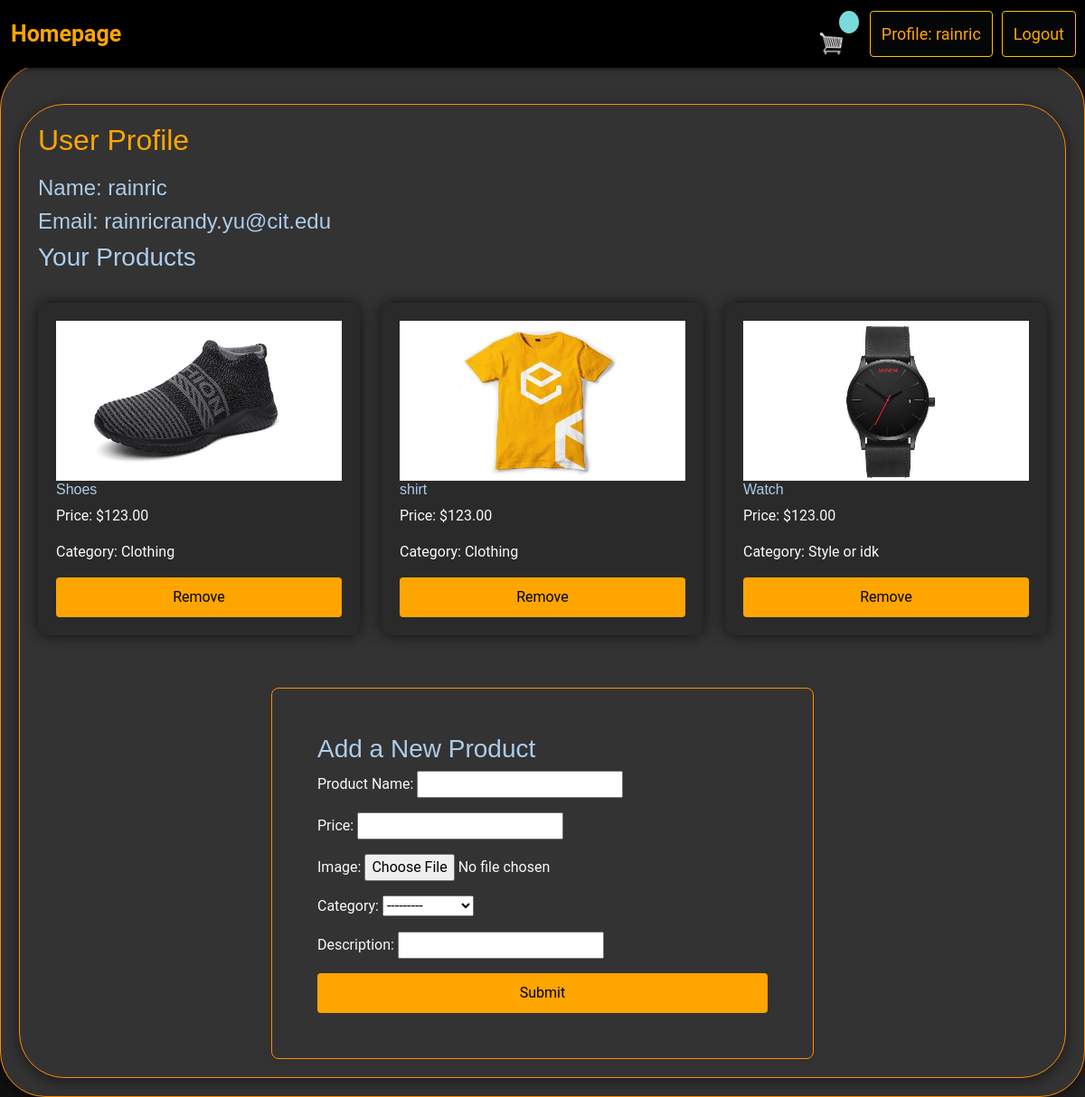
The app's page /profile/ (signed in) with its own data.
### store/models.py (models this page shows, shortened)
class Product(models.Model):
	name = models.CharField(max_length=200)
	price = models.DecimalField(max_digits=10, decimal_places=2)
	image = models.ImageField(upload_to='products/')
	category = models.ForeignKey(Category, on_delete=models.CASCADE)
	user = models.ForeignKey(User, on_delete=models.SET_NULL, null=True, related_name='products')
	description = models.CharField(max_length=200, null=True, default="")

class Category(models.Model):
    name = models.CharField(max_length=200, default="Default")
    def __str__(self):
        return self.name

### store/views.py (the view)
# urls.py: path('profile/', views.profile, name='profile'),
@login_required
def profile(request):
    user = request.user
    products = user.products.all()
    if request.method == 'POST':
        form = ProductForm(request.POST, request.FILES)
        if form.is_valid():
            product = form.save(commit=False)
            product.user = user
            product.save()
            return redirect('/profile')
    else:
        form = ProductForm()
    context = {
        'user': request.user,
        'products': request.user.products.all(),
        'form': form,
        }
    return render(request, 'store/profile.html', context)

### store/forms.py
class ProductForm(forms.ModelForm):
    class Meta:
        model = Product
        fields = ['name', 'price', 'image', 'category', 'description']

### store/templates/store/profile.html (shortened to what this page needs)
{% extends 'store/boang.html' %}
{% load static %}
{% block content %}
<div class="container">
    <h2>User Profile</h2>
    <h4>Name: {{ user.username }}</h4>
    <h4>Email: {{ user.email }}</h4>
    <h3>Your Products</h3>
    <div class="row">
        {% for product in products %}
        <div class="col-lg-4">
            <div class="box-element product">
                <img src="{{ product.image.url }}" alt="{{ product.name }}" class="img-fluid">
                <h6>{{ product.name }}</h6>
                <p>Price: ${{ product.price }}</p>
                <p>Category: {{ product.category.name }}</p>
                <form method="post" action="{% url 'store:remove_product' product.id %}">
                    <button type="submit">Remove</button>
                </form>
            </div>
        </div>
        {% empty %}
        <p>You have not added any products yet.</p>
        {% endfor %}
    </div>
    <br><br>
    <div class="container" style="max-width: 600px; margin: 0 auto; padding: 50px; border: 1px solid #ff8c00; border-radius: 8px; box-shadow: 0 2px 10px rgba(0, 0, 0, 0.1); transition: transform 0.3s;">
        <h3>Add a New Product</h3>
        <form method="post" enctype="multipart/form-data">
            <div class="form-group">
                <label for="id_name">Product Name:</label>
                {{ form.name }}
            </div>
            <div class="form-group">
                <label for="id_price">Price:</label>
                {{ form.price }}
            </div>
            <div class="form-group">
                <label for="id_image">Image:</label>
                {{ form.image }}
            </div>
            <div class="form-group">
                <label for="id_category">Category:</label>
                {{ form.category }}
            </div>
            <div class="form-group">
                <label for="id_description">Description:</label>
                {{ form.description }}
            </div>
            <button type="submit">Submit</button>
        </form>
    </div>
</div>
{% endblock %}

### store/templates/store/boang.html (shortened to what this page needs)
{% load static %}
<!DOCTYPE html>
<html lang="en">
<head>
    <link href="https://cdn.jsdelivr.net/npm/bootstrap@5.3.2/dist/css/bootstrap.min.css" rel="stylesheet"
>
    <link rel="stylesheet" type="text/css" href="{% static 'css/main.css' %}">
</head>
<body>
    <nav class="header">
        <a href="{% url 'store:home' %}" class="logo">Homepage</a>
        <div class="header-right">
            {% if user.is_authenticated %}
            <a href="{% url 'store:cart' %}">
                <img id="cart-icon" src="{% static 'images/cart.png' %}">
                <p style="" id="cart-total">{{ cartItems }}</p>
            </a>
            <a href="{% url 'store:profile' %}" class="btn btn-warning">Profile: {{ user.username }}</a>
            <a style = "margin-left: 10px; margin-right: 10px;" href="{% url 'store:logout' %}" class="btn btn-warning">Logout</a>
            {% else %}
                <a href="{% url 'store:signup_view' %}">Sign up</a>
                <a href="{% url 'store:login_view' %}">Login</a>
            {% endif %}
        </div>
    </nav>
     <div class="container">
        <br>
        {% block content %}
        {% endblock content %}
    </div>
</body>
</html>

### static/css/main.css (style rules this page uses)
body { background-color: hsl(0, 0%, 0%); }
h1,h2,h3,h4,h5,h6 { color:hsl(210, 60%, 80%); font-family: Arial, sans-serif; font-weight: 400; }
.box-element { box-shadow:hsl(200, 9%, 7%) 0 0 16px; background-color: #160909; border-radius: 8px; padding: 15px; font-size: 16px; }
#cart-icon { width:30px; display: inline-block; margin-left: 20px; }
#cart-total { display: inline-block; text-align: center; color:#333; background-color: #78dbdb; width: 22px; height: 25px; border-radius: 50%; font-size: 16px; margin-left: -12px; }
.col-lg-4, .col-lg-6, .col-lg-8, .col-lg-12 { margin-top: 15px; }
.btn { border-radius: 0; background-color: #050607; color: #fff; padding: 10px 20px; font-size: 16px; }

### store/templates/store/boang.html (style rules this page uses)
body { background: linear-gradient(to bottom right, #000, #222); font-family: 'Roboto', sans-serif; color: #f8f9fa; margin: 0; padding-top: 70px; }
.box-element { background-color: #2a2a2a; border-radius: 10px; padding: 20px; margin: 10px 0; transition: transform 0.3s; }
.header { display: flex; justify-content: space-between; align-items: center; width: 100%; background-color: #000; padding: 0; box-shadow: 0 2px 5px rgba(0, 0, 0, 0.5); position: fixed; top: 0; left: 0; z-index: 10; }
.header a { color: orange; text-align: center; padding: 12px; text-decoration: none; font-size: 18px; line-height: 25px; border-radius: 4px; transition: background-color 0.3s, transform 0.3s; }
.header a.logo { font-size: 25px; font-weight: bold; }
.header-right { display: flex; align-items: center; }
.container { max-width: 1200px; padding: 20px; border: 1px solid #ff8c00; border-radius: 50px; background-color: #333; box-shadow: 0 4px 16px rgba(0, 0, 0, 0.5); animation: fadeIn 0.5s ease-in; transition: transform 0.3s; }
h2 { margin-bottom: 20px; color: orange; font-family: 'Montserrat', sans-serif; }
button { background-color: orange; color: black; border: none; border-radius: 4px; padding: 10px 15px; cursor: pointer; transition: background-color 0.3s, transform 0.3s; width: 100%; font-size: 16px; }

### records on screen
Product: image (picture), name "Shoes", price "123.00", category.name "Clothing"
Product: image (picture), name "shirt", price "123.00", category.name "Clothing"
Product: image (picture), name "Watch", price "123.00", category.name "Style or idk"

### other values on screen
{{ user.username }} "rainric"
{{ user.email }} "rainricrandy.yu@cit.edu"
